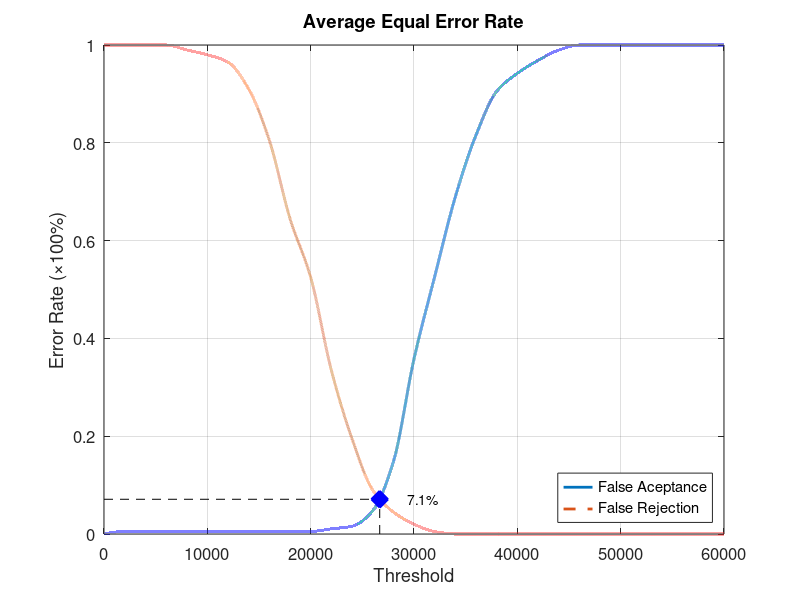
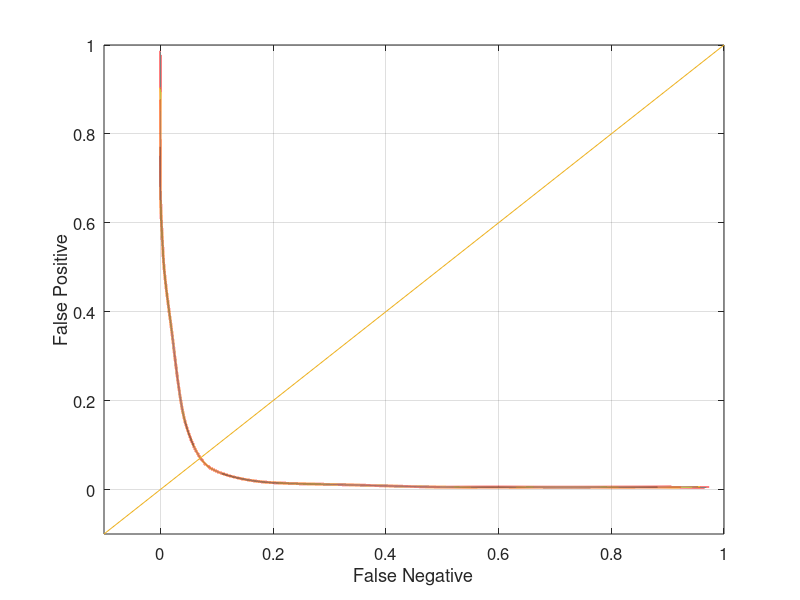

Write the MATLAB code that produced these figures, in order.
function yEER = Database1_2
close all;
clear;
clc;
x = 0:2000:60000;
xq = 0:0.5:60000;

y0 = [0 0.00526316 0.00526316 0.00526316 0.00526316 0.00526316 0.00526316 0.00526316 0.00526316 0.00526316 0.00526316 0.0105263 0.0157895 0.0473684 0.147368 0.357895 0.526316 0.689474 0.815789 0.905263 0.942105 0.968421 0.989474 1 1 1 1 1 1 1 1];
yy0 = interp1(x, y0, xq, 'pchip');
y1 = [1 1 1 1 0.99 0.98 0.965 0.91 0.805 0.645 0.525 0.335 0.195 0.09 0.045 0.02 0.005 0 0 0 0 0 0 0 0 0 0 0 0 0 0];
yy1 = interp1(x, y1, xq, 'pchip');

% Calculating EER: 
y2 = abs(y0 - y1);
find(y2 == min(y2))
yy2 = abs(yy0 - yy1);
xEER = find(yy2 == min(yy2));
xEERIndex = xq(xEER) % X-axis EER
yEER = yy0(xEER) % Y-axis EER

main = figure
plot(xq, yy0,'-','LineWidth', 2);	hold on
plot(xq, yy1,'--','LineWidth', 2);	hold on
plot([xEERIndex xEERIndex], [0 yEER], 'k--');	hold on
plot([0 xEERIndex], [yEER yEER], 'k--');	hold on
plot(xEERIndex, yEER, 'bx', 'LineWidth', 10);	hold on
text(xEERIndex + 10 * xEERIndex / 100, yEER, [num2str(round((10000 * yEER)) / 100) '%'])
legend('False Aceptance', 'False Rejection', 'Location', 'SouthEast')
xlabel('Threshold')
ylabel('Error Rate (\times100%)')
title('Average Equal Error Rate')
set(gca, 'FontSize', 12)
axis([0 60000 0 1])
grid on

print(main, 'Database1_2Main', '-dpng');
FNRxFPR = figure('Color', [1 1 1]);
plot(yy1, yy0, '-', yy1, yy0, 'LineWidth', 2);
hold on
y = -0.1:0.1:1
plot(y, y); 
set(gca, 'FontSize', 12)
xlabel('False Negative')
ylabel('False Positive')
axis([-0.1 1 -0.1 1])
set(gca, 'FontSize', 12)
grid on

print(FNRxFPR, 'Database1_2FNRxFPR','-dpng');
end
